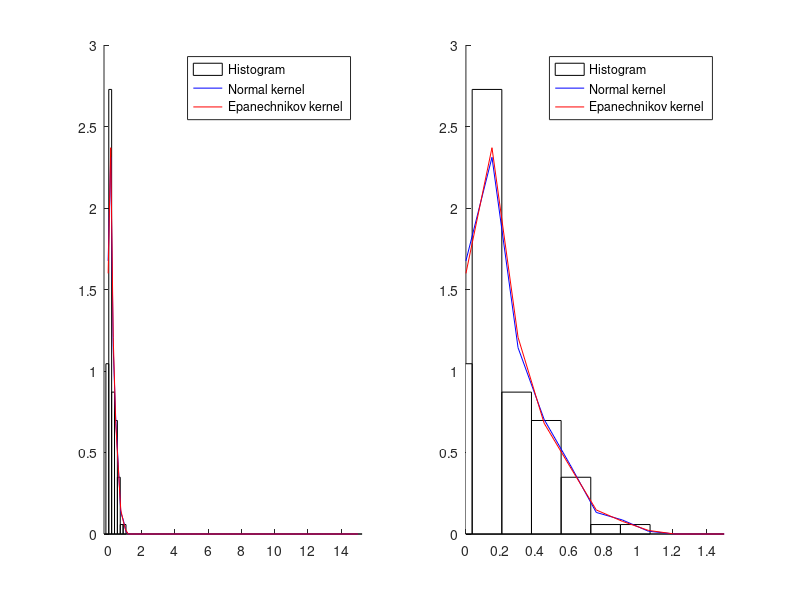

MATLAB code to generate this figure:
%STAT572_HW7_IC.m
%Adam Vaccaro
%Purpose: Generate a random sample of size 100 ~ exp(5).  Find the estimate
%of the density using the normal and Epanechnikov kernels.  Plot a
%histogram with the kernel estimators superimposed.  Perform Monte Carlo
%simulations to estimate MSE at Xo = 1,5,10 for Normal and Epanechnikov.

%% Step 1 - Set up
n = 100; %sample size
X = exprnd(1/5,n,1); %generate random sample
xs = linspace(0,15); %generate axis of test values
ns = length(xs); %length of test axis

%% Step 2 - Normal kernel estimation
sig_squig = min(std(X),iqr(X)/1.348);
hN = 1.06*sig_squig*n^(-1/5);
fhatN=zeros(size(xs));
for i = 1:n
    f=exp(-(1/(2*hN^2))*(xs-X(i)).^2)/sqrt(2*pi)/hN;
    fhatN = fhatN+f/(n);
end

%% Step 3 - Epanechnikov kernel estimation
fhatE = zeros(size(xs));
hE = hN*(30*sqrt(pi))^.2;
for i = 1:n
    dom=(xs-X(i))/hE;
    for j = 1:ns
        if abs(dom(j))<=1
            f(j)=3*(1-((xs(j)-X(i))/hE).^2)/(4*hE);
        else
            f(j) = 0;
        end
    end
    fhatE = fhatE+f/(n);
end
%% Step 4 - Histogram
h = 2.15*sqrt(var(X))*n^(-1/5);
t0 = min(X)-1;
tm = max(X)+1;
bins = t0:h:tm;
vk = histc(X,bins);
vk(end) = [];
fhat = vk/(n*h);
bc = (t0+h/2):h:(tm-h/2);
%% Step 5 - Plotting
figure(1); clf;
subplot(121)
hold on
bar(bc,fhat,1,'w')
plot(xs,fhatN,'b',xs,fhatE,'r')
legend('Histogram','Normal kernel','Epanechnikov kernel')
axis([-.25 15.25 0 3])

%figure(2); clf; %zoomed in
subplot(122)
hold on
bar(bc,fhat,1,'w')
plot(xs,fhatN,'b',xs,fhatE,'r')
legend('Histogram','Normal kernel', 'Epanechnikov kernel')
axis([0 1.5 0 3])

%% Step 6 - Monte Carlo
M = 1000; %number of Monte Carlo trials
xs_mc = [1 5 10]; ns_mc = length(xs_mc);
%Pre-allocate storage for MC data:
fhatN_M = zeros(M,ns_mc);
fhatE_M = zeros(M,ns_mc);
for j = 1:M
    X_mc = exprnd(1/5,n,1);
    % Normal kernel estimation:
    X = X_mc;
    sig_squig = min(std(X),iqr(X)/1.348);
    hN = 1.06*sig_squig*n^(-1/5);
    for i = 1:n
        f=exp(-(1/(2*hN^2))*(xs_mc-X(i)).^2)/sqrt(2*pi)/hN;
        fhatN_M(j,:) = fhatN_M(j,:)+f/(n);
    end
    
    % Epanechnikov kernel estimation:
    hE = hN*(30*sqrt(pi))^.2;
    for i = 1:n
        dom=(xs_mc-X(i))/hE;
        for k = 1:ns_mc
            if abs(dom(k))<=1
                f(k)=3*(1-((xs_mc(k)-X(i))/hE).^2)/(4*hE);
            else
                f(k) = 0;
            end
        end
        fhatE_M(j,:) = fhatE_M(j,:)+f/(n);
    end
end

%% Calculate MSE
xs1 = 1 + zeros(M,1);
ys1 = exppdf(xs1,1/5);
MSE_N1 = immse(fhatN_M(:,1),ys1);
MSE_E1 = immse(fhatE_M(:,1),ys1);
xs5 = 5 + zeros(M,1);
ys5 = exppdf(xs5,1/5);
MSE_N5 = immse(fhatN_M(:,2),ys5);
MSE_E5 = immse(fhatE_M(:,2),ys5);
xs10 = 10 + zeros(M,1);
ys10 = exppdf(xs10,1/5);
MSE_N10 = immse(fhatN_M(:,3),ys10);
MSE_E10 = immse(fhatE_M(:,3),ys10);